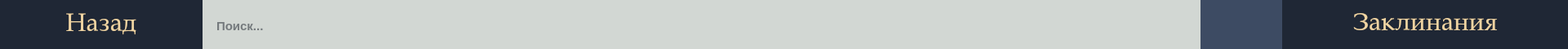
  <widget class="QWidget" name="TopBar" native="true">
   <property name="geometry">
    <rect>
     <x>0</x>
     <y>0</y>
     <width>1920</width>
     <height>60</height>
    </rect>
   </property>
   <property name="minimumSize">
    <size>
     <width>0</width>
     <height>60</height>
    </size>
   </property>
   <property name="maximumSize">
    <size>
     <width>16777215</width>
     <height>60</height>
    </size>
   </property>
   <property name="styleSheet">
    <string notr="true">#topBar {
    background-color: rgb(24, 32, 43); /* Красим весь верх в цвет правой панели */
    border: none;
}</string>
   </property>
   <layout class="QHBoxLayout" name="horizontalLayout_4" stretch="2,11,0,0">
    <property name="spacing">
     <number>0</number>
    </property>
    <property name="leftMargin">
     <number>0</number>
    </property>
    <property name="topMargin">
     <number>0</number>
    </property>
    <property name="rightMargin">
     <number>0</number>
    </property>
    <property name="bottomMargin">
     <number>0</number>
    </property>
    <item>
     <widget class="QPushButton" name="btn_back">
      <property name="minimumSize">
       <size>
        <width>248</width>
        <height>62</height>
       </size>
      </property>
      <property name="font">
       <font>
        <family>Palatino Linotype</family>
        <pointsize>23</pointsize>
       </font>
      </property>
      <property name="styleSheet">
       <string notr="true">QPushButton {
    background-color: rgb(31, 39, 53);  /* Тёмно-синий цвет, как у кнопок классов */
    color: rgb(240, 213, 163);          /* Яркое золото для текста */
    border: none;                       /* Убираем рамки, чтобы была сплошная заливка */
    border-radius: 0px;                 /* Прямые углы в стиль вашей поисковой строки */
    padding: 6px 18px;                  /* Внутренние отступы */
}

/* Эффект при наведении мышки */
QPushButton:hover {
    background-color: rgb(45, 56, 76);  /* Кнопка становится чуть светлее */
}

/* Эффект при нажатии (Шаг 3 из нашего плана) */
QPushButton:pressed {
    background-color: rgb(45, 56, 76);  /* Темнеет в цвет главного фона */
    color: rgb(212, 163, 89);           /* Золото текста загорается ярче */
}</string>
      </property>
      <property name="text">
       <string>Назад</string>
      </property>
     </widget>
    </item>
    <item>
     <widget class="QLineEdit" name="search_input">
      <property name="minimumSize">
       <size>
        <width>250</width>
        <height>63</height>
       </size>
      </property>
      <property name="maximumSize">
       <size>
        <width>10000</width>
        <height>16777215</height>
       </size>
      </property>
      <property name="font">
       <font>
        <family>Segoe UI</family>
        <pointsize>-1</pointsize>
        <bold>true</bold>
       </font>
      </property>
      <property name="styleSheet">
       <string notr="true">QLineEdit {
    background-color: rgb(210, 215, 211);
    color: rgb(21, 27, 38);
    border: none;
    border-radius: 0px;
    padding: 6px 15px;
    font-family: &quot;Segoe UI&quot;;
    font-size: 15px;
    font-weight: bold;
}
QLineEdit:focus { outline: none; background-color: rgb(222, 227, 223); }</string>
      </property>
      <property name="text">
       <string/>
      </property>
      <property name="placeholderText">
       <string>Поиск...</string>
      </property>
     </widget>
    </item>
    <item>
     <widget class="QPushButton" name="btn_filters">
      <property name="minimumSize">
       <size>
        <width>100</width>
        <height>63</height>
       </size>
      </property>
      <property name="styleSheet">
       <string notr="true">QPushButton {
    /* Твой основной глубокий матовый цвет */
    background-color: rgb(61, 75, 99);  
    
    /* Фирменное золото для текста */
    color: rgb(240, 213, 163);          
    font-family: &quot;Palatino Linotype&quot;;
    font-weight: bold;
    
    /* Полное удаление всех рамок и контуров */
    border: none !important;                       
    outline: none !important;
    
    border-radius: 0px; /* Легкое скругление для аккуратного вида */
    padding: 0px 0px;                  
}

/* Эффект при наведении курсора мыши */
QPushButton:hover {
    /* Шаг вверх (+12): мягкий, едва заметный блик из той же гаммы */
    background-color: rgb(73, 87, 111);  
    color: rgb(255, 223, 160); /* Текст чуть подсвечивается */
}

/* Эффект в момент самого клика (зажатия мыши) */
QPushButton:pressed {
    /* Шаг вниз (-13): цвет плавно уходит в глубокий, бархатный тон той же стали */
    background-color: rgb(48, 59, 79);  
    color: rgb(220, 195, 148);
}

/* КОГДА КНОПКА ВКЛЮЧЕНА (Зафиксирована в активном режиме) */
QPushButton:checked {
    /* Удерживает благородный глубокий тон, показывая, что фильтры открыты */
    background-color: rgb(48, 59, 79);  
    color: rgb(255, 223, 160);          
    border: none !important;
}</string>
      </property>
      <property name="text">
       <string/>
      </property>
      <property name="icon">
       <iconset>
        <normaloff>:/icons/Data/Icons/filters_icon.png</normaloff>:/icons/Data/Icons/filters_icon.png</iconset>
      </property>
      <property name="iconSize">
       <size>
        <width>48</width>
        <height>48</height>
       </size>
      </property>
      <property name="checkable">
       <bool>true</bool>
      </property>
     </widget>
    </item>
    <item>
     <widget class="QLabel" name="label">
      <property name="minimumSize">
       <size>
        <width>350</width>
        <height>0</height>
       </size>
      </property>
      <property name="font">
       <font>
        <family>Palatino Linotype</family>
        <pointsize>23</pointsize>
       </font>
      </property>
      <property name="styleSheet">
       <string notr="true">background-color: rgb(31, 39, 53);  /* Тёмно-синий цвет самой плашки лейбла */
color: rgb(240, 213, 163);          /* Яркое золото для букв шрифта */
border: none;                       /* Убираем стандартные рамки Windows */</string>
      </property>
      <property name="text">
       <string>Заклинания</string>
      </property>
      <property name="textFormat">
       <enum>Qt::TextFormat::PlainText</enum>
      </property>
      <property name="alignment">
       <set>Qt::AlignmentFlag::AlignCenter</set>
      </property>
      <property name="wordWrap">
       <bool>true</bool>
      </property>
     </widget>
    </item>
   </layout>
   <zorder>search_input</zorder>
   <zorder>btn_back</zorder>
   <zorder>label</zorder>
   <zorder>btn_filters</zorder>
  </widget>
